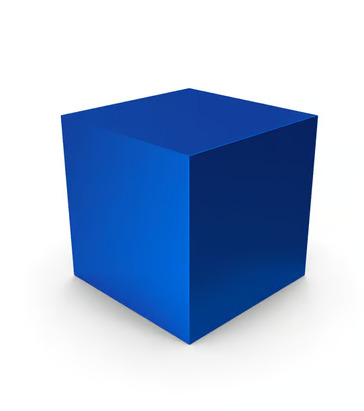
#> input picture v1/test-images/blueCube1.jpeg, 364 x 411 px, given in place of the camera
$ python optimizer.py
#> lines starting #> are read from the running program, lines starting #| are printed output that depends on the picture; after the words box and inside, x2 and y2 are one past the last pixel; in counts of white or black regions, pixels touching at a corner belong together
import cv2 as cv
import numpy as np
import os
from config import COLOR_THRESHOLD_MAP, CAMERA_INDEX

def updateConfigFile(colorName, lowerThreshold, upperThreshold):
    configPath = os.path.join(os.path.dirname(__file__), "config.py")
    COLOR_THRESHOLD_MAP[colorName]["lower"] = lowerThreshold
    COLOR_THRESHOLD_MAP[colorName]["upper"] = upperThreshold

    with open(configPath, "w", encoding="utf-8") as configFile:
        configFile.write("import numpy as np\n\n")
        configFile.write(f"CAMERA_INDEX = {CAMERA_INDEX}\n")
        configFile.write("ARDUINO_SERIAL_PORT = '/dev/cu.usbmodem1101'\n")
        configFile.write("BAUD_RATE_SPEED = 9600\n\n")
        configFile.write("COLOR_THRESHOLD_MAP = {\n")
        for key, value in COLOR_THRESHOLD_MAP.items():
            lowerList = value["lower"].tolist()
            upperList = value["upper"].tolist()
            configFile.write(f"    '{key}': {{\n")
            configFile.write(f"        'lower': np.array({lowerList}),\n")
            configFile.write(f"        'upper': np.array({upperList})\n")
            configFile.write(f"    }},\n")
        configFile.write("}\n")
    print(f"Saved: {colorName.upper()}")

def runThresholdOptimizer():
    videoCap = cv.VideoCapture(CAMERA_INDEX)
    cv.namedWindow("Settings")
    cv.resizeWindow("Settings", 640, 300)
    activeColorMode = "red"

    def onTrackbarChange(x): pass

    cv.createTrackbar("L-H", "Settings", 0, 179, onTrackbarChange)
#> slider 'L-H' is set to 35
    cv.createTrackbar("L-S", "Settings", 0, 255, onTrackbarChange)
#> slider 'L-S' is set to 51
    cv.createTrackbar("L-V", "Settings", 0, 255, onTrackbarChange)
#> slider 'L-V' is set to 51
    cv.createTrackbar("H-H", "Settings", 179, 179, onTrackbarChange)
    cv.createTrackbar("H-S", "Settings", 255, 255, onTrackbarChange)
    cv.createTrackbar("H-V", "Settings", 255, 255, onTrackbarChange)

    while True:
        ret, frame = videoCap.read()
#> frame is the input picture: shape (411, 364, 3); mean B, G, R 217.3, 187.8, 168.7
        if not ret: break
        hsvFrame = cv.cvtColor(frame, cv.COLOR_BGR2HSV)
#> hsvFrame: shape (411, 364, 3); mean H, S, V 46.1, 81.3, 217.5

        lH = cv.getTrackbarPos("L-H", "Settings")
        lS = cv.getTrackbarPos("L-S", "Settings")
        lV = cv.getTrackbarPos("L-V", "Settings")
        hH = cv.getTrackbarPos("H-H", "Settings")
        hS = cv.getTrackbarPos("H-S", "Settings")
        hV = cv.getTrackbarPos("H-V", "Settings")

        lowerBound = np.array([lH, lS, lV])
        upperBound = np.array([hH, hS, hV])
        colorMask = cv.inRange(hsvFrame, lowerBound, upperBound)
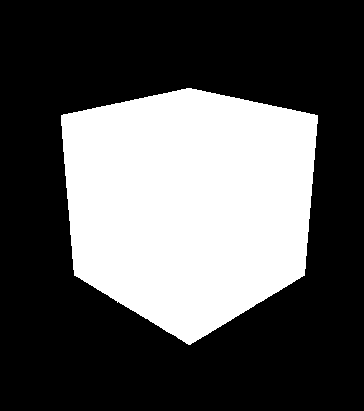
#> colorMask: shape (411, 364); 33.9% white; 1 white region, box (x1, y1, x2, y2) and area: (61, 88, 318, 345) 50734
        previewFrame = cv.bitwise_and(frame, frame, mask=colorMask)
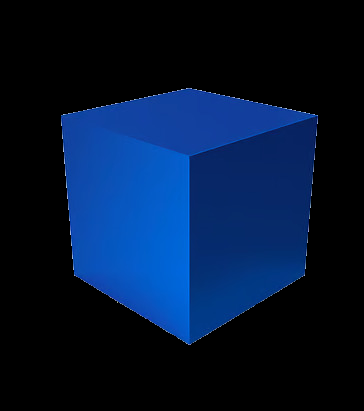
#> previewFrame: shape (411, 364, 3); mean B, G, R 51.8, 22.3, 3.2

        cv.putText(previewFrame, f"MODE: {activeColorMode.upper()}", (10, 40),
                    cv.FONT_HERSHEY_SIMPLEX, 1, (255, 255, 255), 2)
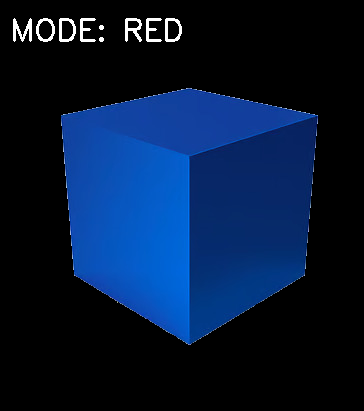
#> previewFrame: shape (411, 364, 3); 0.91% of pixels changed, all inside (x1, y1, x2, y2) = (13, 18, 182, 42)
        cv.imshow("Raw", frame)
        cv.imshow("Filtered", previewFrame)

        key = cv.waitKey(1) & 0xFF
#> (key q is pressed here)
        if key == ord('r'): activeColorMode = "red"
        elif key == ord('g'): activeColorMode = "green"
        elif key == ord('b'): activeColorMode = "blue"
        elif key == ord('s'): updateConfigFile(activeColorMode, lowerBound, upperBound)
        elif key == ord('q'): break

    videoCap.release()
    cv.destroyAllWindows()

runThresholdOptimizer()

$ run again, on v1/test-images/blueCube2.jpeg
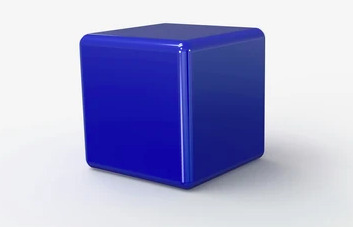
#> input picture v1/test-images/blueCube2.jpeg, 353 x 227 px, given in place of the camera
#> in runThresholdOptimizer, frame is the input picture: shape (227, 353, 3); mean B, G, R 208.7, 167.2, 165.6
#> hsvFrame: shape (227, 353, 3); mean H, S, V 80.8, 70.3, 208.8
#> in runThresholdOptimizer, `colorMask = cv.inRange(hsvFrame, lowerBound, upperBound)`:
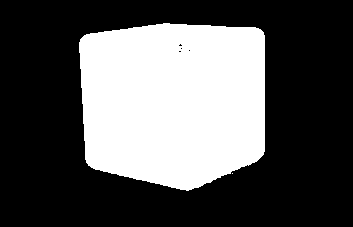
#> colorMask: shape (227, 353); 34.1% white; 2 white regions (1 under 20 px), largest, box (x1, y1, x2, y2) and area: (79, 23, 265, 191) 27324
#> in runThresholdOptimizer, `cv.putText(previewFrame, f"MODE: {activeColorMode.upper()}", (10, 40),..`:
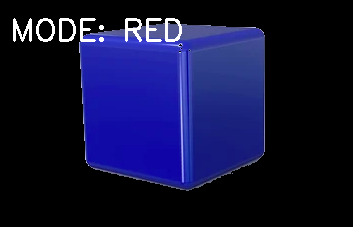
#> previewFrame: shape (227, 353, 3); mean B, G, R 56.6, 17.5, 16.5

$ run again, on v1/test-images/redCube1.jpeg
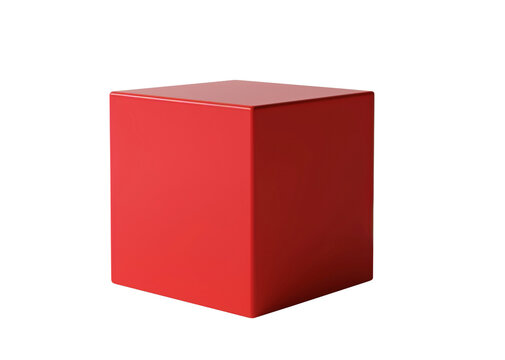
#> input picture v1/test-images/redCube1.jpeg, 505 x 360 px, given in place of the camera
#> in runThresholdOptimizer, frame is the input picture: shape (360, 505, 3); mean B, G, R 190.9, 191.4, 232.8
#> hsvFrame: shape (360, 505, 3); mean H, S, V 5.2, 60.1, 232.8
#> in runThresholdOptimizer, `colorMask = cv.inRange(hsvFrame, lowerBound, upperBound)`:
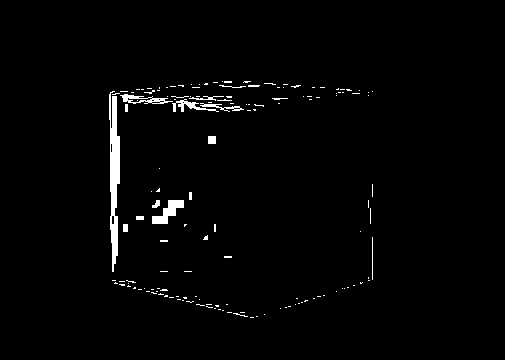
#> colorMask: shape (360, 505); 1.8% white; 148 white regions (132 under 20 px), largest, box (x1, y1, x2, y2) and area: (109, 91, 120, 272) 1252, (152, 200, 184, 224) 360, (120, 94, 173, 104) 233
#> in runThresholdOptimizer, `cv.putText(previewFrame, f"MODE: {activeColorMode.upper()}", (10, 40),..`:
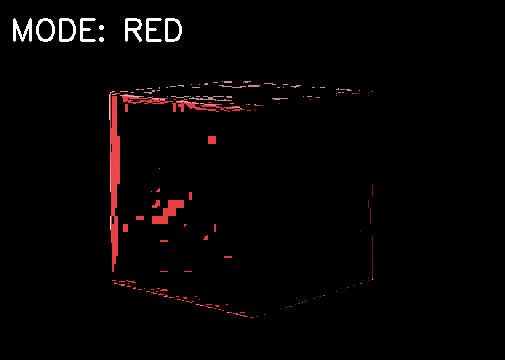
#> previewFrame: shape (360, 505, 3); mean B, G, R 3.4, 3.3, 5.9

$ run again, on v1/test-images/redCube2.jpeg
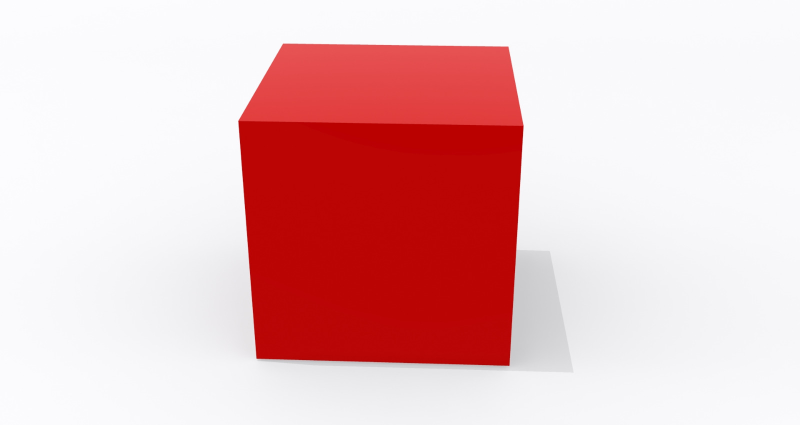
#> input picture v1/test-images/redCube2.jpeg, 1600 x 850 px, given in place of the camera (shown at 1/2 size)
#> in runThresholdOptimizer, frame is the input picture: shape (850, 1600, 3); mean B, G, R 191.3, 189.9, 233.5
#> hsvFrame: shape (850, 1600, 3); mean H, S, V 90.8, 59.2, 235
#> in runThresholdOptimizer, `colorMask = cv.inRange(hsvFrame, lowerBound, upperBound)`:
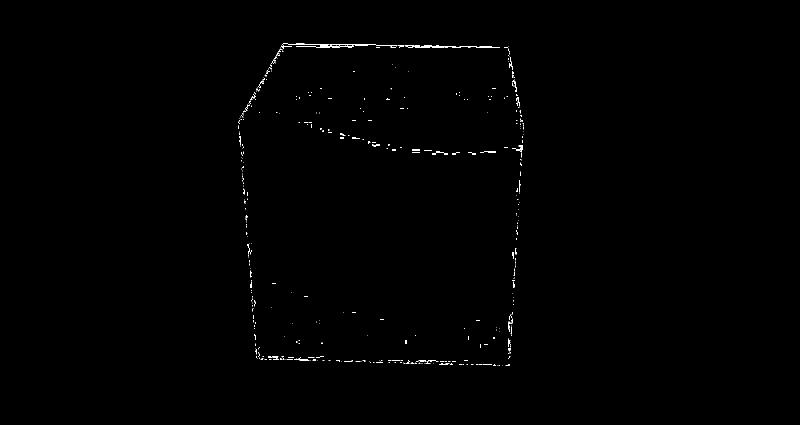
#> colorMask: shape (850, 1600) (shown at 1/2 size); 0.29% white in thin lines or dots, all inside (x1, y1, x2, y2) = (476, 87, 1047, 732)
#> in runThresholdOptimizer, `cv.putText(previewFrame, f"MODE: {activeColorMode.upper()}", (10, 40),..`:
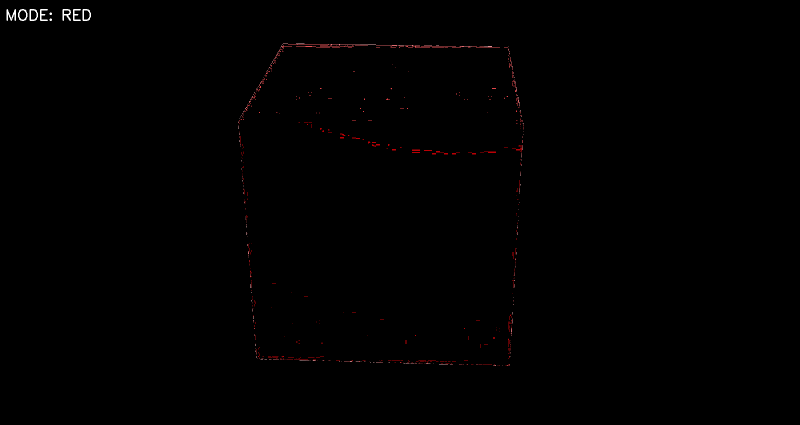
#> previewFrame: shape (850, 1600, 3) (shown at 1/2 size); mean B, G, R 0.4, 0.4, 0.8
